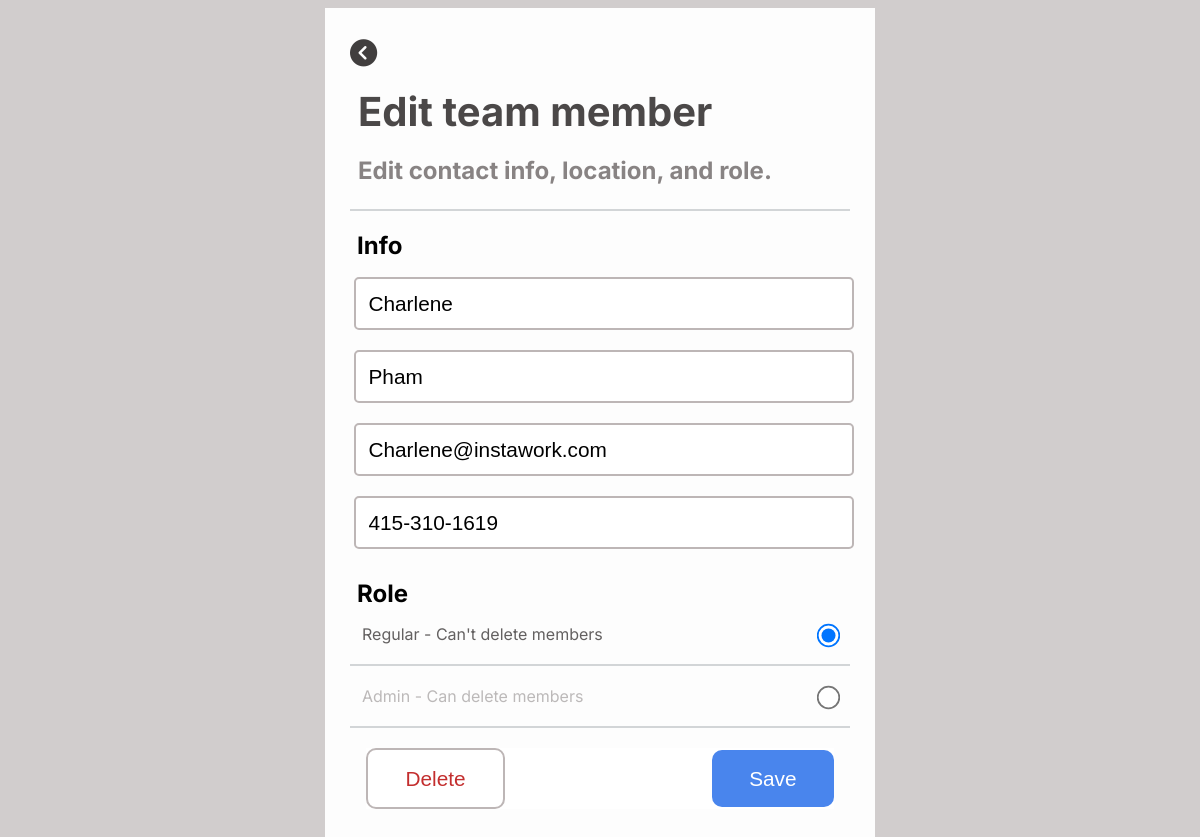
Page /edit-member/16 on the committed database.
### members/models.py (models this page shows, shortened)
class Members(models.Model):
    first_name = models.CharField(max_length=100)
    last_name = models.CharField(max_length=100)
    email = models.CharField(max_length=100)
    phone_number = models.CharField(max_length=50)
    role = models.CharField(max_length=2, choices=ROLE_CHOICES)

### members/views.py (the view, shortened to what this page needs)
# urls.py: path('edit-member/<str:pk>', views.editMember, name="edit-member")
def editMember(request, pk):
    member = Members.objects.get(id=pk)
    return render(request, 'contact-profile.html', {'member': member})

### templates/contact-profile.html (shortened to what this page needs)
{% load static %}
<!DOCTYPE html>
<html>
  <head>
    <link
      rel="stylesheet"
      type="text/css"
      href="{% static 'style-edit.css' %}"
    />
  </head>
  <body>
    <div class="container">
      <header class="header">
        <a href="{% url 'index' %}">
          <i class="fas fa-chevron-circle-left back-btn"></i>
        </a>
        <div class="header-box">
		  <h2 class="header-title">Edit team member<h2/>
		  <h3 class="header-sentence">Edit contact info, location, and role.<h3/>
        </div>
		<hr />
      </header>
      <form action="" method="POST">
        <section>
		  <h1 class="info-title">Info</h1>
          <div class="info-line">
            <input
              type="text"
              class="type"
              name="firstname"
              placeholder="First Name"
              value="{{member.first_name}}"
            />
          </div>
          <div class="info-line">
            <input
              type="text"
              class="type"
              name="lastname"
              placeholder="Last Name"
              value="{{member.last_name}}"
            />
          </div>
          <div class="info-line">
            <input
              type="text"
              class="type"
              name="emailaddress"
              placeholder="Email Address"
              value="{{member.email}}"
            />
          </div>
          <div class="info-line">
            <input
              type="text"
              class="type"
              name="phonenumber"
              placeholder="Phone Number"
              value="{{member.phone_number}}"
            />
          </div>
		  <h1 class="role-title">Role</h1>
		  <div>
			<div class="label">
				<input type="radio" name="role" id="Regular" value="R"/>
        <label for="Regular">Regular - Can't delete members</label>
			</div>
			<hr />
			<div class="label">
				<input type="radio" name="role" id="Admin" value="A"/>
        <label for="Admin">Admin - Can delete members</label>
			</div>
			<hr />
		  </div>
        </section>
        <section class="button-container">
            <button type="submit" class="delete-button" name="delete">Delete</button>
            <button type="submit" class="edit-button" name="update">Save</button>
        </section>
      </form>
    </div>
  </body>
</html>

### static/style-edit.css (style rules this page uses)
body { font-family: "Inter"; background-color: #d1cdcd; }
.label { display: flex; justify-content: space-between; flex-direction: row-reverse; margin-left: 12px; margin-right: 12px; }
.label label { color: #bcb9b9; }
.label input[type="radio"]:checked + label { color: #636060; }
.container { height: 100%; max-width: 500px; margin: 0 auto; background-color: #fdfdfd; height: auto; padding: 5px 25px 5px; }
input[type="radio"] { transform: scale(1.8); }
a { text-decoration: none; }
hr { border: 1px solid #d2d5d7; margin-top: 20px; margin-bottom: 20px; }
.header { color: #ffffff; }
.back-btn { color: #413e3e; font-size: 1.7em; margin-top: 1em; }
.header-box { margin-left: 8px; }
.info-line { width: 100%; padding: 10px 7px 10px 4px; margin: auto auto; display: flex; outline: none; }
.info-title { margin-left: 7px; margin-bottom: 7px; }
.role-title { margin-left: 7px; margin-bottom: 16px; }
.type { border: 2px solid #bdb6b6; padding: 0.6em 0.6em 0.6em 0.6em; width: 100%; border-radius: 5px; font-size: 1.3em; }
.button-container { background-color: #ffffff; margin-bottom: 1.5em; color: #fff; display: flex; justify-content: space-between; align-items: center; margin-left: 1em; margin-right: 1em; }
.delete-button { background-color: #ffffff; border: none; color: #c32e2e; font-size: 1.3em; padding: 0.8em 1.8em 0.8em 1.8em; border-radius: 10px; border: 2px solid #bdb6b6; outline: none; cursor: pointer; }
.edit-button { background-color: #4985ed; border: none; color: #fff; font-size: 1.3em; padding: 0.8em 1.8em 0.8em 1.8em; border-radius: 10px; outline: none; cursor: pointer; }
.header-title { font-size: 2.5em; color: #4b4848; margin-bottom: 0.3em; margin-top: 0.5em; }
.header-sentence { margin-top: 0.3em; font-size: 1.5em; color: #888383; }

### rows in the picture
Members: firstname "Charlene", lastname "Pham", emailaddress "Charlene@instawork.com", phonenumber "415-310-1619"
